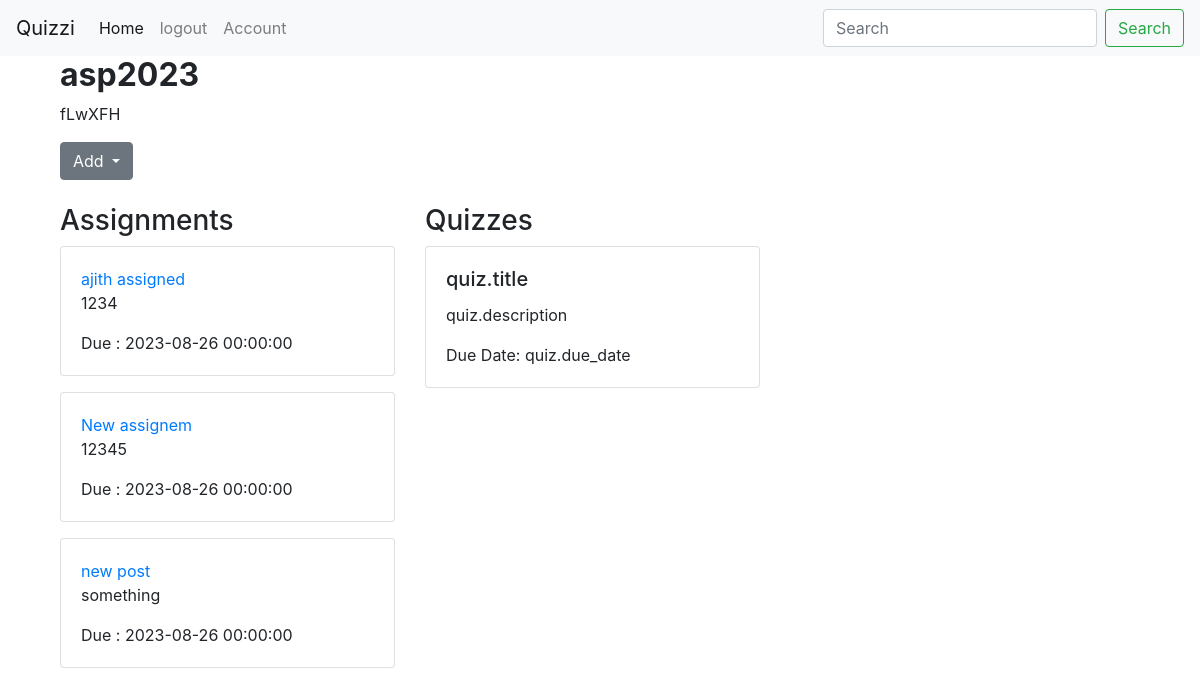
Page /_class/1 (signed in) on the earlier database version.
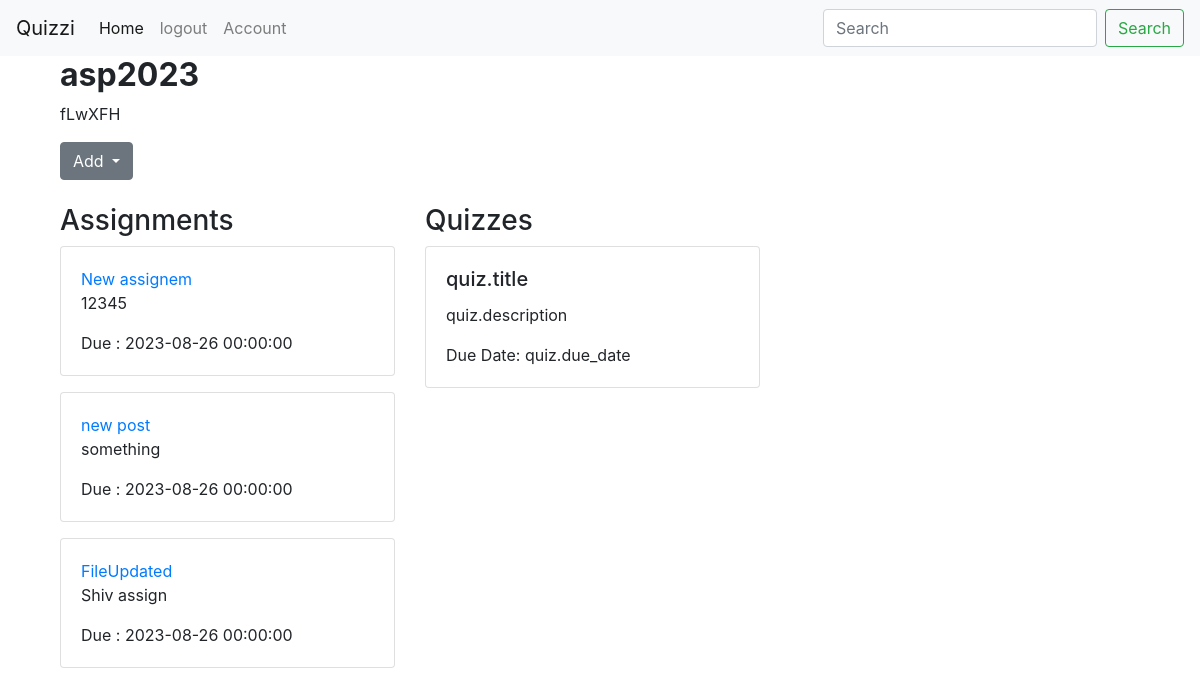
Same page on the later database version.
### quiz/models.py (models this page shows, shortened)
class Class(db.Model):
    id = db.Column(db.Integer, primary_key=True)
    username = db.Column(db.String(20),nullable=False)
    class_name = db.Column(db.String(100), nullable=False)
    class_code = db.Column(db.String(6),nullable=False)
    user_id = db.Column(db.Integer, nullable=False)
    nonuserid = db.Column(db.Integer, db.ForeignKey('user.id'), nullable=False)
    assignments = db.relationship('Assignment', backref='classs', lazy=True)
    created_at = db.Column(db.DateTime, server_default=db.func.now())  # Initialized

class Assignment(db.Model):
    id = db.Column(db.Integer, primary_key=True)
    title = db.Column(db.String(100), nullable=False)
    description = db.Column(db.String(500), nullable=True)
    due_date = db.Column(db.DateTime, nullable=False)
    class_id = db.Column(db.Integer, db.ForeignKey('class.id'), nullable=False)
    creator_id = db.Column(db.Integer, db.ForeignKey('user.id'), nullable=False)
    file_attachment = db.Column(db.String(255), nullable=True)

### quiz/routes.py (the view)
@app.route('/_class/<int:classid>')
def class_info(classid):
    classinfo = Class.query.get_or_404(classid)
    user = User.query.filter_by(username=classinfo.username).first()
    assignments = Assignment.query.filter_by(creator_id=current_user.id).all()
    userassigns = user.assignments
    if classinfo:
        return render_template('classinfo.html',classinfo=classinfo, current_user=current_user, assignments=assignments,userassigns=userassigns)

### quiz/models.py (called while the page is built)
@login_manager.user_loader
def load_user(user_id):
    return User.query.get(int(user_id))

### quiz/templates/classinfo.html (shortened to what this page needs)
{% extends "layout.html" %}
{% block content %}
{% if current_user.role == 'teacher' %}
<form method="POST" enctype="multipart/form-data">
<div class="bg">
    <div class="container">
    <h2><b>{{ classinfo.class_name }}</b></h2>
    <p> {{ classinfo.class_code }}</p>
    <div class="dropdown">
        <button class="btn btn-secondary dropdown-toggle" type="button" id="dropdownMenuButton" data-toggle="dropdown" aria-haspopup="true" aria-expanded="false">
            Add
        </button>
    </div>
    </div>
    </div>
<div class="container mt-4">
    <div class="row">
        <div class="col-md-6">
            <h3>Assignments</h3>
        {% for assignment in assignments %}
            <div class="card mb-3">
                <div class="card-body">
                    <a href="{{url_for('assignment_details',assignment_id=assignment.id)}}">{{ assignment.title}}</a>
                    <p class="card-text">{{assignment.description}} </p>
                    <p class="card-text"> Due : {{assignment.due_date }}</p>
                </div>
            </div>
        {% endfor %}
        </div>
        <div class="col-md-6">
            <h3>Quizzes</h3>
            <div class="card mb-3">
                <div class="card-body">
                    <h5 class="card-title">quiz.title </h5>
                    <p class="card-text">quiz.description </p>
                    <p class="card-text">Due Date: quiz.due_date </p>
                </div>
            </div>
        </div>
    </div>
</div>
{% endif %}
{% endblock %}

### quiz/templates/layout.html (shortened to what this page needs)
<html>
<head>
   <link rel="stylesheet" href="https://cdn.jsdelivr.net/npm/bootstrap@4.3.1/dist/css/bootstrap.min.css">
  </head>
<body>
<header class="site-header">
    <nav class="navbar navbar-expand-lg navbar-light bg-light">
        <a class="navbar-brand" href="#">Quizzi</a>
        <div class="collapse navbar-collapse" id="navbarSupportedContent">
          <ul class="navbar-nav mr-auto">
            {% if current_user.is_authenticated %}
            <li class="nav-item active">
              <a class="nav-link" href="{{ url_for('home') }}">Home <span class="sr-only">(current)</span></a>
            </li>
            <li class="nav-item">
              <a class="nav-link " href="{{ url_for('logout') }}" tabindex="-1" aria-disabled="true">logout</a>
            </li>
            <li class="nav-item">
              <a class="nav-link " href="{{ url_for('account') }}" tabindex="-1" aria-disabled="true">Account</a>
            </li>
            {% endif %}
          </ul>
          <form class="form-inline my-2 my-lg-0">
            <input class="form-control mr-sm-2" type="search" placeholder="Search" aria-label="Search">
            <button class="btn btn-outline-success my-2 my-sm-0" type="submit">Search</button>
          </form>
        </div>
      </nav>
      <main role="main" class="container">
        <div class="row">
          <div class="col-md-8">
  {% block content %}{% endblock %}
</body>
</html>

Differences in the rows shown:
removed Assignment: title "ajith assigned", description "1234", due_date "2023-08-26 00:00:00"
added Assignment: title "FileUpdated", description "Shiv assign", due_date "2023-08-26 00:00:00"
